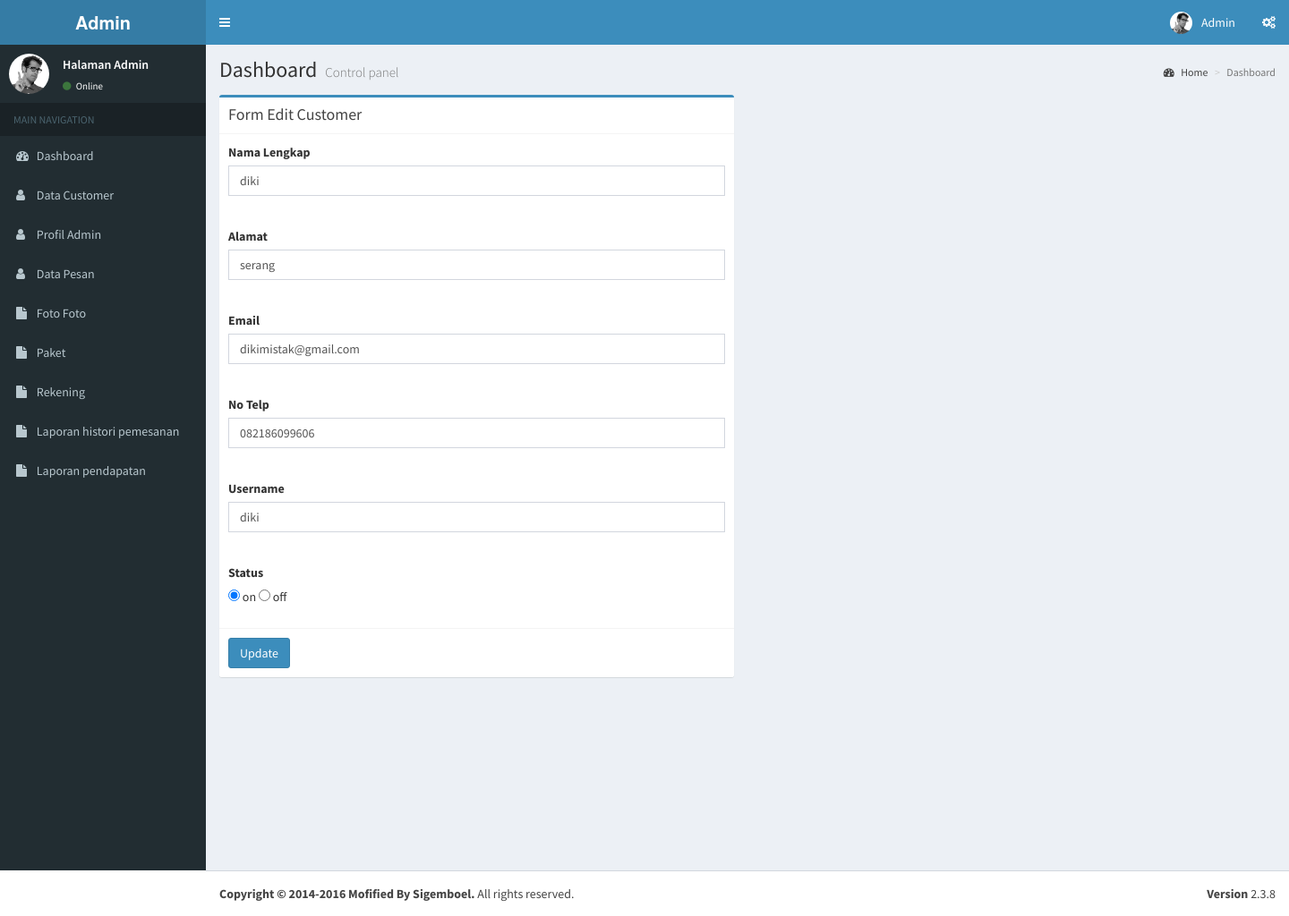
Page /admin/index.php?page=module/customer/edt_cust&id=16 (signed in) on the committed database.
### tables this page shows
CREATE TABLE `user` (
  `user_id` int(10) NOT NULL,
  `nama_lengkap` varchar(50) NOT NULL,
  `alamat` varchar(200) NOT NULL,
  `email` varchar(50) NOT NULL,
  `no_telp` varchar(15) NOT NULL,
  `username` varchar(50) NOT NULL,
  `password` varchar(40) NOT NULL,
  `level` enum('customer','admin') NOT NULL,
  `status` enum('on','off') NOT NULL
);

### admin/module/customer/edt_cust.php (the view, shortened to what this page needs)
<?php
 $id = $_GET['id'];
 $query = mysqli_query($koneksi, "select * from user where user_id='$id'");
 $data = mysqli_fetch_array($query);
 $status = $data['status'];
 ?>
<div class="col-md-6">
          <div class="box box-primary">
            <div class="box-header with-border">
              <h3 class="box-title">Form Edit Customer</h3>
            </div>
            <form role="form" action="" method="POST">
              <div class="box-body">
                <div class="form-group">
                  <label for="exampleInputFile">Nama Lengkap</label><br>
				  <input type="text" name="nama" class="form-control" value="<?php echo $data['nama_lengkap']; ?>" required>
                </div>
              </div>
			  <div class="box-body">
                <div class="form-group">
                  <label for="exampleInputFile">Alamat</label><br>
				  <input type="text" name="alamat" class="form-control" value="<?php echo $data['alamat']; ?>" required>
                </div>
              </div>
			  <div class="box-body">
                <div class="form-group">
                  <label for="exampleInputFile">Email</label><br>
				  <input type="text" name="email" class="form-control" value="<?php echo $data['email']; ?>" required>
                </div>
              </div>
			  <div class="box-body">
                <div class="form-group">
                  <label for="exampleInputFile">No Telp</label><br>
				  <input type="text" name="no_telp" class="form-control" value="<?php echo $data['no_telp']; ?>" required>
                </div>
              </div>
			  <div class="box-body">
                <div class="form-group">
                  <label for="exampleInputFile">Username</label><br>
				  <input type="text" name="user" class="form-control" value="<?php echo $data['username']; ?>" required>
                </div>
              </div>
			  <div class="box-body">
                <div class="form-group">
                    <label>Status</label><br>
					<input type="radio" value="on" name="status" <?php if($status == "on"){ echo "checked"; } ?> /> on
					<input type="radio" value="off" name="status" <?php if($status == "off"){ echo "checked"; } ?> /> off
                </div>
              </div>
              <div class="box-footer">
                <input type="submit" class="btn btn-primary" value="Update" name="update">
              </div>
            </form>
          </div>
</div>

### rows in the picture
user: nama "diki", alamat "serang", email "dikimistak@gmail.com", no_telp "082186099606", user "diki", status "☑"
